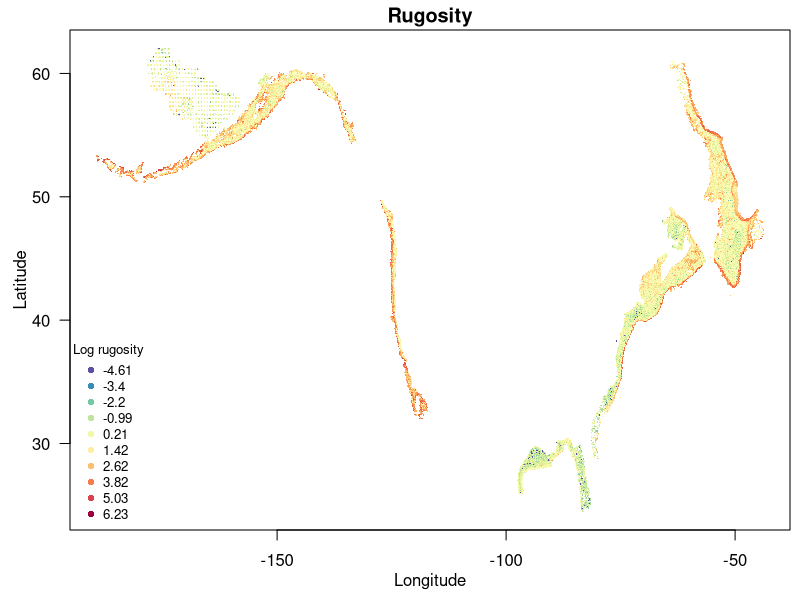

The R source for this figure:
## Set working directories
if(Sys.info()["nodename"] == "pinsky-macbookair"){
	setwd('~/Documents/Rutgers/Range projections/proj_ranges/')
	}
if(Sys.info()["nodename"] == "amphiprion.deenr.rutgers.edu"){
	setwd('~/Documents/range_projections/')
	}
if(Sys.info()["user"] == "lauren"){
	setwd('~/backup/NatCap/proj_ranges/')
}

####################
## helper functions
####################
require(RColorBrewer)

# normalize to 0-1
norm01 <- function(x){
	mn <- min(x)
	mx <- max(x)
	return((x-mn)/(mx-mn))
}

###############
# Plot rugosity
###############
rugfile<-read.csv("data/trawl_latlons_rugosity_forMalin_2015_02_10.csv")
rugfile$lr <- log(rugfile$rugosity+0.01)

colfun <- colorRamp(rev(brewer.pal(11, 'Spectral')))
# quartz(width=7, height=5)
pdf(width=7, height=5, file='figures/rugosity_map.pdf')
par(mai=c(0.7,0.7,0.3, 0.1), las=1, mgp=c(2,1,0))
plot(rugfile$lon, rugfile$lat, col=rgb(colfun(norm01(rugfile$lr)), maxColorValue=255), pch=16, cex=0.2, xlab='Longitude', ylab='Latitude', main='Rugosity')
legend('bottomleft', legend=round(seq(min(rugfile$lr), max(rugfile$lr), length.out=10),2), col=rgb(colfun(norm01(seq(min(rugfile$lr), max(rugfile$lr), length.out=10))), maxColorValue=255), pch=16, cex=0.8, title='Log rugosity', bty='n')

dev.off()
